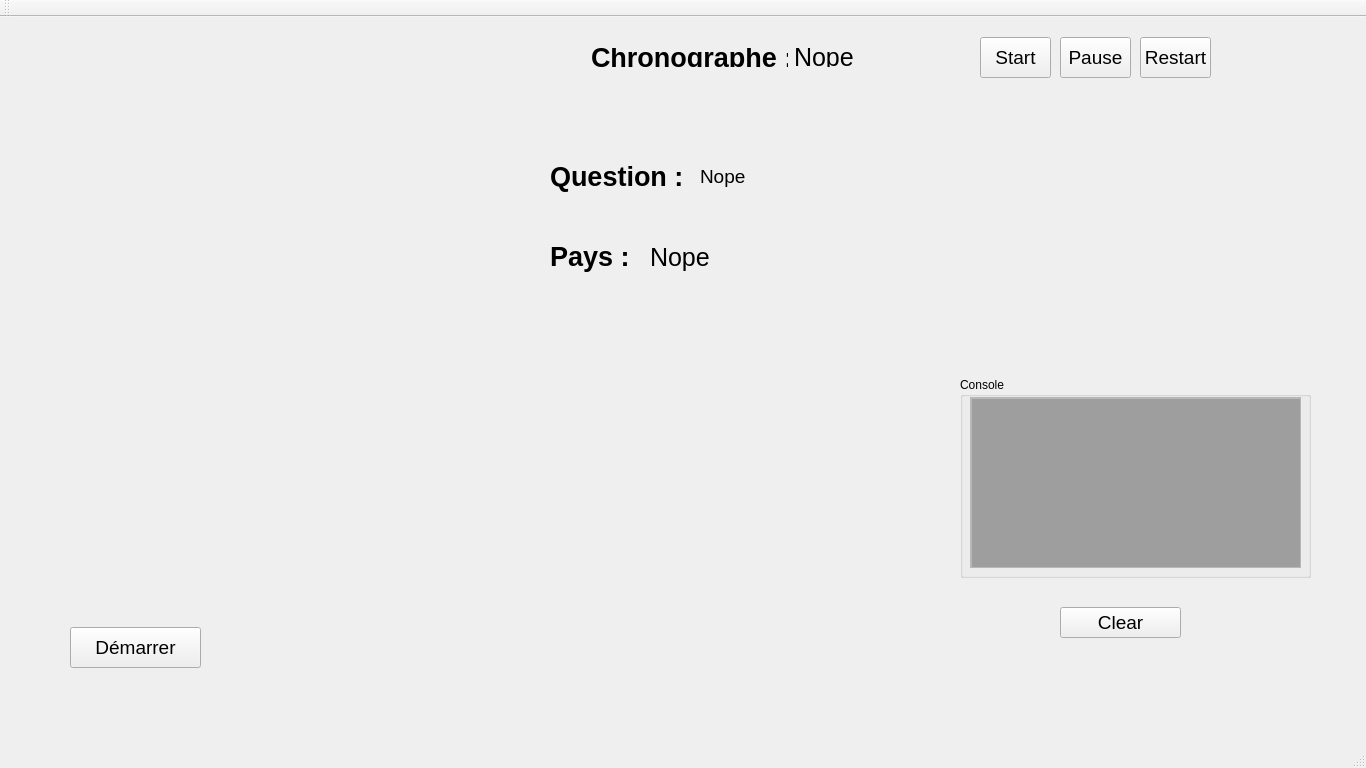
<?xml version="1.0" encoding="UTF-8"?>
<ui version="4.0">
 <class>MainWindow</class>
 <widget class="QMainWindow" name="MainWindow">
  <property name="geometry">
   <rect>
    <x>0</x>
    <y>0</y>
    <width>1366</width>
    <height>768</height>
   </rect>
  </property>
  <property name="windowTitle">
   <string>Atlas</string>
  </property>
  <widget class="QWidget" name="centralWidget">
   <widget class="QPushButton" name="startCycle">
    <property name="geometry">
     <rect>
      <x>70</x>
      <y>610</y>
      <width>131</width>
      <height>41</height>
     </rect>
    </property>
    <property name="font">
     <font>
      <pointsize>14</pointsize>
     </font>
    </property>
    <property name="text">
     <string>Démarrer</string>
    </property>
   </widget>
   <widget class="QWidget" name="horizontalLayoutWidget_3">
    <property name="geometry">
     <rect>
      <x>580</x>
      <y>20</y>
      <width>285</width>
      <height>41</height>
     </rect>
    </property>
    <layout class="QHBoxLayout" name="horizontalLayout_3">
     <item>
      <widget class="QLabel" name="label_3">
       <property name="font">
        <font>
         <pointsize>20</pointsize>
         <weight>75</weight>
         <bold>true</bold>
        </font>
       </property>
       <property name="text">
        <string>Chronographe : </string>
       </property>
      </widget>
     </item>
     <item>
      <widget class="QLabel" name="chronometerLabel">
       <property name="font">
        <font>
         <pointsize>19</pointsize>
         <weight>50</weight>
         <bold>false</bold>
         <stylestrategy>PreferDefault</stylestrategy>
        </font>
       </property>
       <property name="text">
        <string>Nope</string>
       </property>
      </widget>
     </item>
    </layout>
   </widget>
   <widget class="QPushButton" name="startChrono">
    <property name="geometry">
     <rect>
      <x>980</x>
      <y>20</y>
      <width>71</width>
      <height>41</height>
     </rect>
    </property>
    <property name="font">
     <font>
      <pointsize>14</pointsize>
     </font>
    </property>
    <property name="text">
     <string>Start</string>
    </property>
   </widget>
   <widget class="QPushButton" name="pauseChrono">
    <property name="geometry">
     <rect>
      <x>1060</x>
      <y>20</y>
      <width>71</width>
      <height>41</height>
     </rect>
    </property>
    <property name="font">
     <font>
      <pointsize>14</pointsize>
     </font>
    </property>
    <property name="text">
     <string>Pause</string>
    </property>
   </widget>
   <widget class="QGroupBox" name="groupBox">
    <property name="geometry">
     <rect>
      <x>960</x>
      <y>360</y>
      <width>351</width>
      <height>201</height>
     </rect>
    </property>
    <property name="title">
     <string>Console</string>
    </property>
    <widget class="QScrollArea" name="scrollArea">
     <property name="geometry">
      <rect>
       <x>10</x>
       <y>20</y>
       <width>331</width>
       <height>171</height>
      </rect>
     </property>
     <property name="widgetResizable">
      <bool>true</bool>
     </property>
     <widget class="QWidget" name="scrollAreaWidgetContents">
      <property name="geometry">
       <rect>
        <x>0</x>
        <y>0</y>
        <width>329</width>
        <height>169</height>
       </rect>
      </property>
      <widget class="QTextBrowser" name="consoleBrowser">
       <property name="geometry">
        <rect>
         <x>0</x>
         <y>0</y>
         <width>331</width>
         <height>171</height>
        </rect>
       </property>
       <property name="palette">
        <palette>
         <active>
          <colorrole role="Base">
           <brush brushstyle="SolidPattern">
            <color alpha="255">
             <red>158</red>
             <green>158</green>
             <blue>158</blue>
            </color>
           </brush>
          </colorrole>
         </active>
         <inactive>
          <colorrole role="Base">
           <brush brushstyle="SolidPattern">
            <color alpha="255">
             <red>158</red>
             <green>158</green>
             <blue>158</blue>
            </color>
           </brush>
          </colorrole>
         </inactive>
         <disabled>
          <colorrole role="Base">
           <brush brushstyle="SolidPattern">
            <color alpha="255">
             <red>240</red>
             <green>240</green>
             <blue>240</blue>
            </color>
           </brush>
          </colorrole>
         </disabled>
        </palette>
       </property>
       <property name="html">
        <string>&lt;!DOCTYPE HTML PUBLIC &quot;-//W3C//DTD HTML 4.0//EN&quot; &quot;http://www.w3.org/TR/REC-html40/strict.dtd&quot;&gt;
&lt;html&gt;&lt;head&gt;&lt;meta name=&quot;qrichtext&quot; content=&quot;1&quot; /&gt;&lt;style type=&quot;text/css&quot;&gt;
p, li { white-space: pre-wrap; }
&lt;/style&gt;&lt;/head&gt;&lt;body style=&quot; font-family:'MS Shell Dlg 2'; font-size:8.25pt; font-weight:400; font-style:normal;&quot;&gt;
&lt;p style=&quot;-qt-paragraph-type:empty; margin-top:0px; margin-bottom:0px; margin-left:0px; margin-right:0px; -qt-block-indent:0; text-indent:0px; font-size:8pt;&quot;&gt;&lt;br /&gt;&lt;/p&gt;&lt;/body&gt;&lt;/html&gt;</string>
       </property>
      </widget>
     </widget>
    </widget>
   </widget>
   <widget class="QPushButton" name="clearConsole">
    <property name="geometry">
     <rect>
      <x>1060</x>
      <y>590</y>
      <width>121</width>
      <height>31</height>
     </rect>
    </property>
    <property name="font">
     <font>
      <pointsize>14</pointsize>
     </font>
    </property>
    <property name="text">
     <string>Clear</string>
    </property>
   </widget>
   <widget class="QPushButton" name="restartChrono">
    <property name="geometry">
     <rect>
      <x>1140</x>
      <y>20</y>
      <width>71</width>
      <height>41</height>
     </rect>
    </property>
    <property name="font">
     <font>
      <pointsize>14</pointsize>
     </font>
    </property>
    <property name="text">
     <string>Restart</string>
    </property>
   </widget>
   <widget class="QLabel" name="flag_structure_label">
    <property name="geometry">
     <rect>
      <x>550</x>
      <y>320</y>
      <width>341</width>
      <height>341</height>
     </rect>
    </property>
    <property name="text">
     <string/>
    </property>
    <property name="textFormat">
     <enum>Qt::AutoText</enum>
    </property>
    <property name="pixmap">
     <pixmap resource="resources.qrc">:/resources/flag_structure.png</pixmap>
    </property>
    <property name="scaledContents">
     <bool>true</bool>
    </property>
    <property name="indent">
     <number>-1</number>
    </property>
   </widget>
   <widget class="QLabel" name="square_0_label">
    <property name="geometry">
     <rect>
      <x>563</x>
      <y>335</y>
      <width>100</width>
      <height>100</height>
     </rect>
    </property>
    <property name="text">
     <string/>
    </property>
    <property name="scaledContents">
     <bool>true</bool>
    </property>
    <property name="indent">
     <number>-1</number>
    </property>
   </widget>
   <widget class="QLabel" name="square_1_label">
    <property name="geometry">
     <rect>
      <x>674</x>
      <y>337</y>
      <width>95</width>
      <height>95</height>
     </rect>
    </property>
    <property name="text">
     <string/>
    </property>
    <property name="scaledContents">
     <bool>true</bool>
    </property>
    <property name="indent">
     <number>-1</number>
    </property>
   </widget>
   <widget class="QLabel" name="square_2_label">
    <property name="geometry">
     <rect>
      <x>780</x>
      <y>333</y>
      <width>100</width>
      <height>100</height>
     </rect>
    </property>
    <property name="text">
     <string/>
    </property>
    <property name="scaledContents">
     <bool>true</bool>
    </property>
    <property name="indent">
     <number>-1</number>
    </property>
   </widget>
   <widget class="QLabel" name="square_3_label">
    <property name="geometry">
     <rect>
      <x>562</x>
      <y>444</y>
      <width>100</width>
      <height>100</height>
     </rect>
    </property>
    <property name="text">
     <string/>
    </property>
    <property name="scaledContents">
     <bool>true</bool>
    </property>
    <property name="indent">
     <number>-1</number>
    </property>
   </widget>
   <widget class="QLabel" name="square_4_label">
    <property name="geometry">
     <rect>
      <x>671</x>
      <y>442</y>
      <width>100</width>
      <height>100</height>
     </rect>
    </property>
    <property name="text">
     <string/>
    </property>
    <property name="scaledContents">
     <bool>true</bool>
    </property>
    <property name="indent">
     <number>-1</number>
    </property>
   </widget>
   <widget class="QLabel" name="square_5_label">
    <property name="geometry">
     <rect>
      <x>779</x>
      <y>442</y>
      <width>100</width>
      <height>100</height>
     </rect>
    </property>
    <property name="text">
     <string/>
    </property>
    <property name="scaledContents">
     <bool>true</bool>
    </property>
    <property name="indent">
     <number>-1</number>
    </property>
   </widget>
   <widget class="QLabel" name="square_6_label">
    <property name="geometry">
     <rect>
      <x>562</x>
      <y>550</y>
      <width>100</width>
      <height>100</height>
     </rect>
    </property>
    <property name="text">
     <string/>
    </property>
    <property name="scaledContents">
     <bool>true</bool>
    </property>
    <property name="indent">
     <number>-1</number>
    </property>
   </widget>
   <widget class="QLabel" name="square_7_label">
    <property name="geometry">
     <rect>
      <x>672</x>
      <y>550</y>
      <width>100</width>
      <height>100</height>
     </rect>
    </property>
    <property name="text">
     <string/>
    </property>
    <property name="scaledContents">
     <bool>true</bool>
    </property>
    <property name="indent">
     <number>-1</number>
    </property>
   </widget>
   <widget class="QLabel" name="square_8_label">
    <property name="geometry">
     <rect>
      <x>779</x>
      <y>549</y>
      <width>100</width>
      <height>100</height>
     </rect>
    </property>
    <property name="text">
     <string/>
    </property>
    <property name="scaledContents">
     <bool>true</bool>
    </property>
    <property name="indent">
     <number>-1</number>
    </property>
   </widget>
   <widget class="QLabel" name="countryLabel">
    <property name="geometry">
     <rect>
      <x>650</x>
      <y>220</y>
      <width>431</width>
      <height>41</height>
     </rect>
    </property>
    <property name="font">
     <font>
      <pointsize>19</pointsize>
      <weight>50</weight>
      <bold>false</bold>
      <stylestrategy>PreferDefault</stylestrategy>
     </font>
    </property>
    <property name="text">
     <string>Nope</string>
    </property>
   </widget>
   <widget class="QLabel" name="label">
    <property name="geometry">
     <rect>
      <x>550</x>
      <y>220</y>
      <width>91</width>
      <height>39</height>
     </rect>
    </property>
    <property name="font">
     <font>
      <pointsize>20</pointsize>
      <weight>75</weight>
      <bold>true</bold>
     </font>
    </property>
    <property name="text">
     <string>Pays :</string>
    </property>
   </widget>
   <widget class="QLabel" name="label_2">
    <property name="geometry">
     <rect>
      <x>550</x>
      <y>140</y>
      <width>147</width>
      <height>39</height>
     </rect>
    </property>
    <property name="font">
     <font>
      <pointsize>20</pointsize>
      <weight>75</weight>
      <bold>true</bold>
     </font>
    </property>
    <property name="text">
     <string>Question : </string>
    </property>
   </widget>
   <widget class="QLabel" name="questionLabel">
    <property name="geometry">
     <rect>
      <x>700</x>
      <y>140</y>
      <width>611</width>
      <height>39</height>
     </rect>
    </property>
    <property name="font">
     <font>
      <pointsize>14</pointsize>
      <weight>50</weight>
      <bold>false</bold>
      <stylestrategy>PreferDefault</stylestrategy>
     </font>
    </property>
    <property name="text">
     <string>Nope</string>
    </property>
   </widget>
   <zorder>square_7_label</zorder>
   <zorder>square_2_label</zorder>
   <zorder>square_3_label</zorder>
   <zorder>square_0_label</zorder>
   <zorder>square_5_label</zorder>
   <zorder>square_6_label</zorder>
   <zorder>square_8_label</zorder>
   <zorder>square_1_label</zorder>
   <zorder>square_4_label</zorder>
   <zorder>startCycle</zorder>
   <zorder>horizontalLayoutWidget_3</zorder>
   <zorder>startChrono</zorder>
   <zorder>pauseChrono</zorder>
   <zorder>groupBox</zorder>
   <zorder>clearConsole</zorder>
   <zorder>restartChrono</zorder>
   <zorder>flag_structure_label</zorder>
   <zorder>countryLabel</zorder>
   <zorder>label</zorder>
   <zorder>label_2</zorder>
   <zorder>questionLabel</zorder>
  </widget>
  <widget class="QMenuBar" name="menuBar">
   <property name="geometry">
    <rect>
     <x>0</x>
     <y>0</y>
     <width>1366</width>
     <height>21</height>
    </rect>
   </property>
  </widget>
  <widget class="QToolBar" name="mainToolBar">
   <attribute name="toolBarArea">
    <enum>TopToolBarArea</enum>
   </attribute>
   <attribute name="toolBarBreak">
    <bool>false</bool>
   </attribute>
  </widget>
  <widget class="QStatusBar" name="statusBar"/>
 </widget>
 <layoutdefault spacing="6" margin="11"/>
 <resources>
  <include location="resources.qrc"/>
 </resources>
 <connections/>
</ui>
